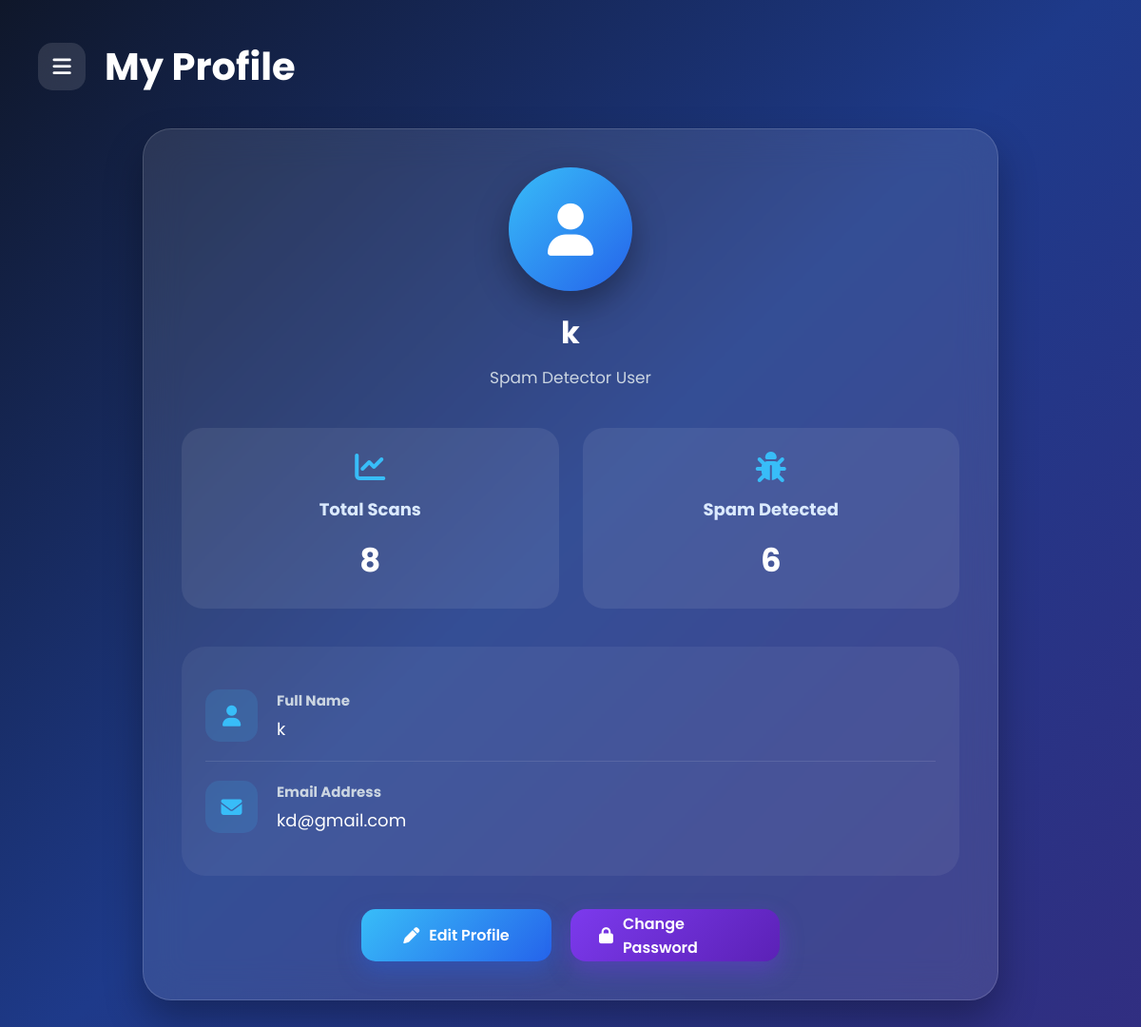
The app's page /profile (signed in), older data.
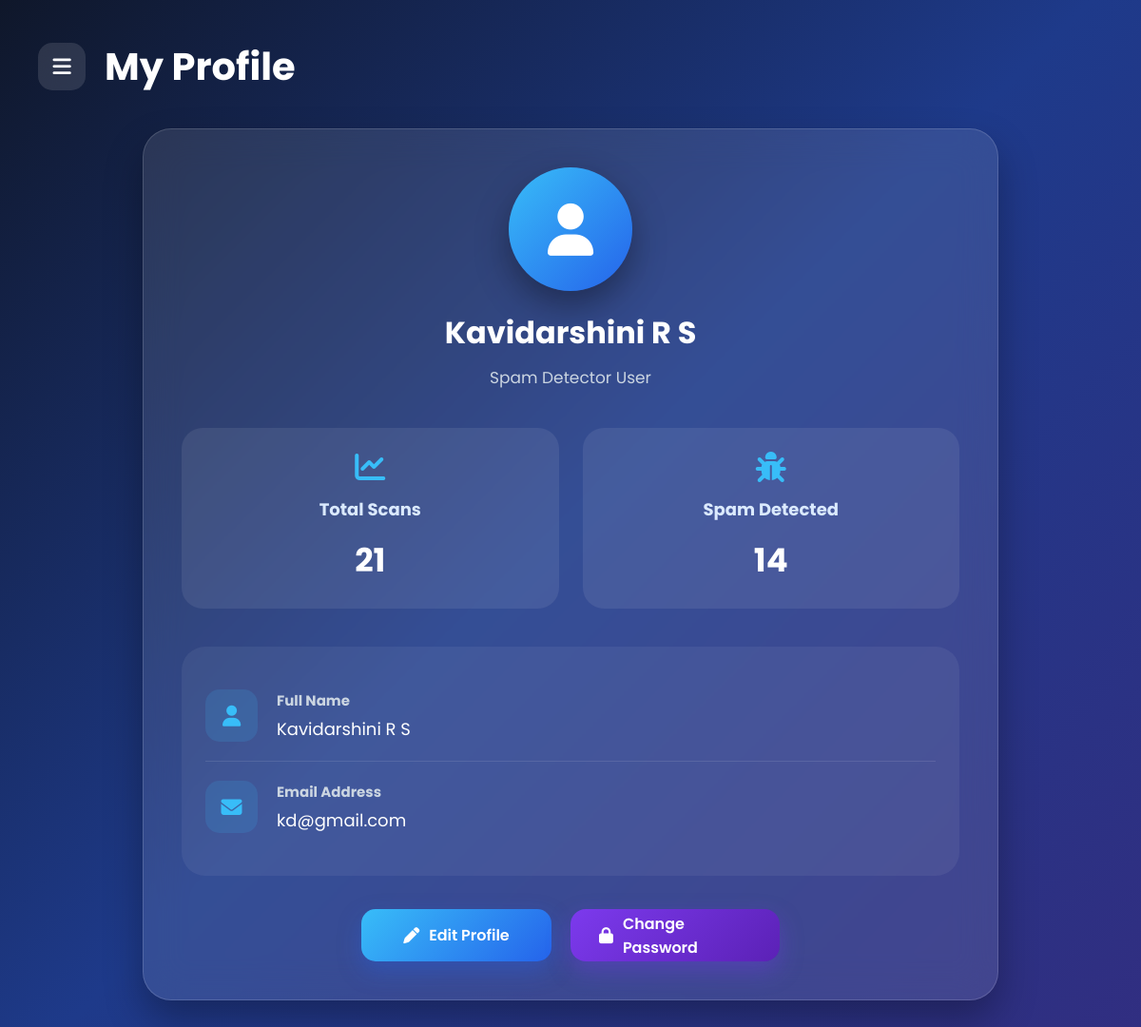
The same page, newer data.
### tables this page shows
CREATE TABLE users(
    id INTEGER PRIMARY KEY AUTOINCREMENT,
    fullname TEXT NOT NULL,
    email TEXT UNIQUE NOT NULL,
    password TEXT NOT NULL
);

### app.py (the view)
@app.route("/profile")
def profile():
    if "user_email" not in session:
        return redirect(url_for("login"))
    conn = sqlite3.connect("spam.db")
    cursor = conn.cursor()
    cursor.execute("""
        SELECT fullname, email
        FROM users
        WHERE email=?
    """, (session["user_email"],))
    user = cursor.fetchone()
    cursor.execute("SELECT COUNT(*) FROM scan_history")
    total = cursor.fetchone()[0]
    cursor.execute("""
        SELECT COUNT(*)
        FROM scan_history
        WHERE prediction='Spam'
    """)
    spam = cursor.fetchone()[0]
    conn.close()
    return render_template(
        "profile.html",
        fullname=user[0],
        email=user[1],
        total=total,
        spam=spam
    )

### templates/profile.html (shortened to what this page needs)
<!DOCTYPE html>
<html lang="en">
<head>
    <link rel="stylesheet"
          href="{{ url_for('static', filename='css/common.css') }}">
    <link rel="stylesheet"
          href="{{ url_for('static', filename='css/profile.css') }}">
    <link rel="stylesheet"
          href="https://cdnjs.cloudflare.com/ajax/libs/font-awesome/6.5.2/css/all.min.css">
</head>
<body>
<div class="main full">
    <div class="topbar">
        <button class="menu-btn" onclick="toggleSidebar()">
            <i class="fa-solid fa-bars"></i>
        </button>
        <h1>My Profile</h1>
    </div>
    <div class="profile-card">
        <div class="profile-header">
            <div class="avatar">
                <i class="fa-solid fa-user"></i>
            </div>
            <h2>{{ fullname }}</h2>
            <p>Spam Detector User</p>
        </div>
        <div class="stats">
            <div class="stat-box">
                <i class="fa-solid fa-chart-line"></i>
                <h3>Total Scans</h3>
                <h2>{{ total }}</h2>
            </div>
            <div class="stat-box">
                <i class="fa-solid fa-bug"></i>
                <h3>Spam Detected</h3>
                <h2>{{ spam }}</h2>
            </div>
        </div>
        <div class="info-box">
            <div class="info-row">
                <i class="fa-solid fa-user"></i>
                <div>
                    <h4>Full Name</h4>
                    <p>{{ fullname }}</p>
                </div>
            </div>
            <div class="info-row">
                <i class="fa-solid fa-envelope"></i>
                <div>
                    <h4>Email Address</h4>
                    <p>{{ email }}</p>
                </div>
            </div>
        </div>
        <div class="profile-buttons">
            <button class="edit-btn" onclick="openEdit()">
                <i class="fa-solid fa-pen"></i>
                Edit Profile
            </button>
           <a href="/change_password" class="password-btn">
    <i class="fa-solid fa-lock"></i>
    Change Password
</a>
        </div>
    </div>
</div>
</body>
</html>

Row changes from the older to the newer data that the page shows:
changed users "kd@gmail.com": fullname (not shown) → "Kavidarshini R S"
Text that changed along with them:
{{ total }}: "8" → "21"
{{ spam }}: "6" → "14"
{{ fullname }}: "k" → (not shown)
